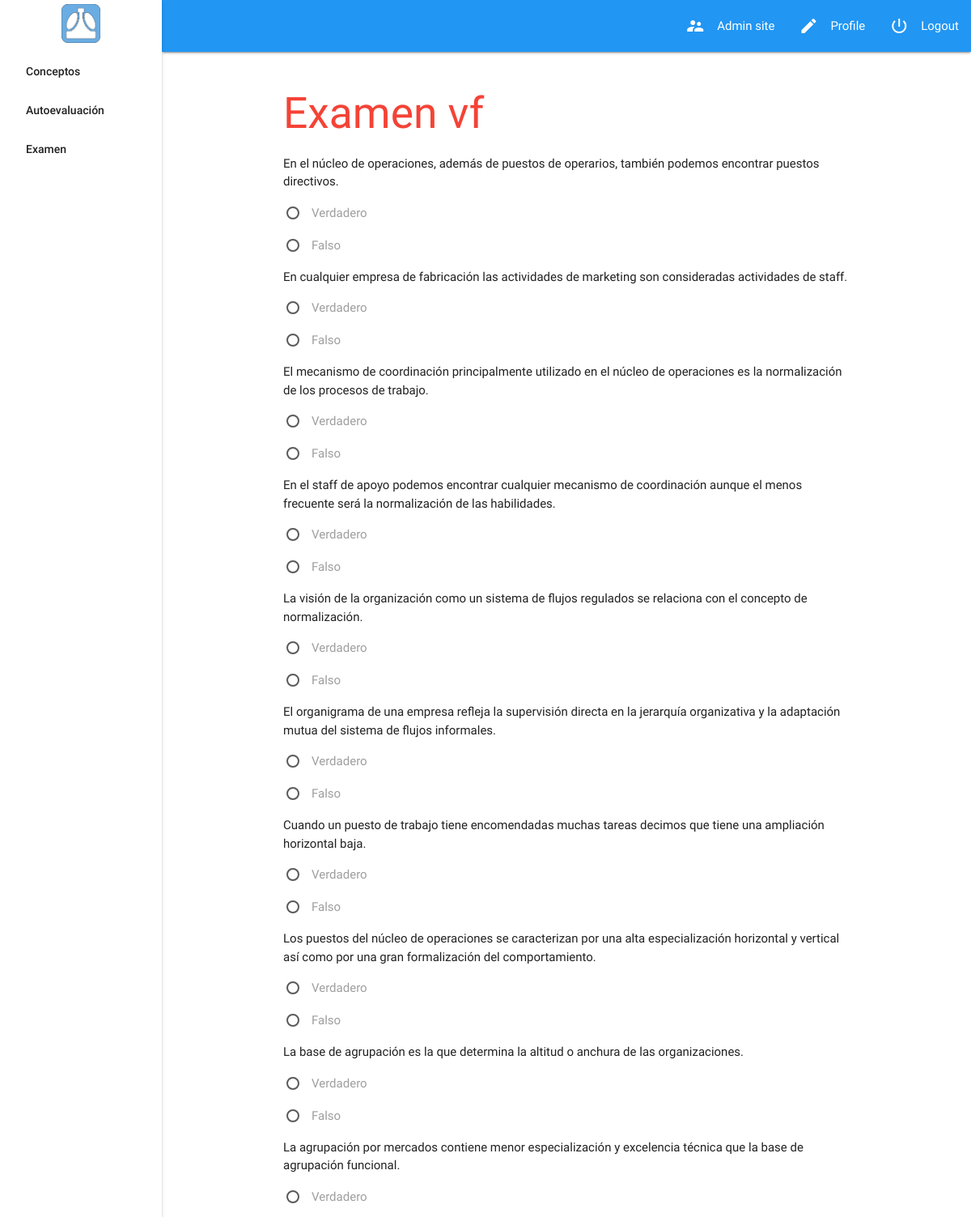
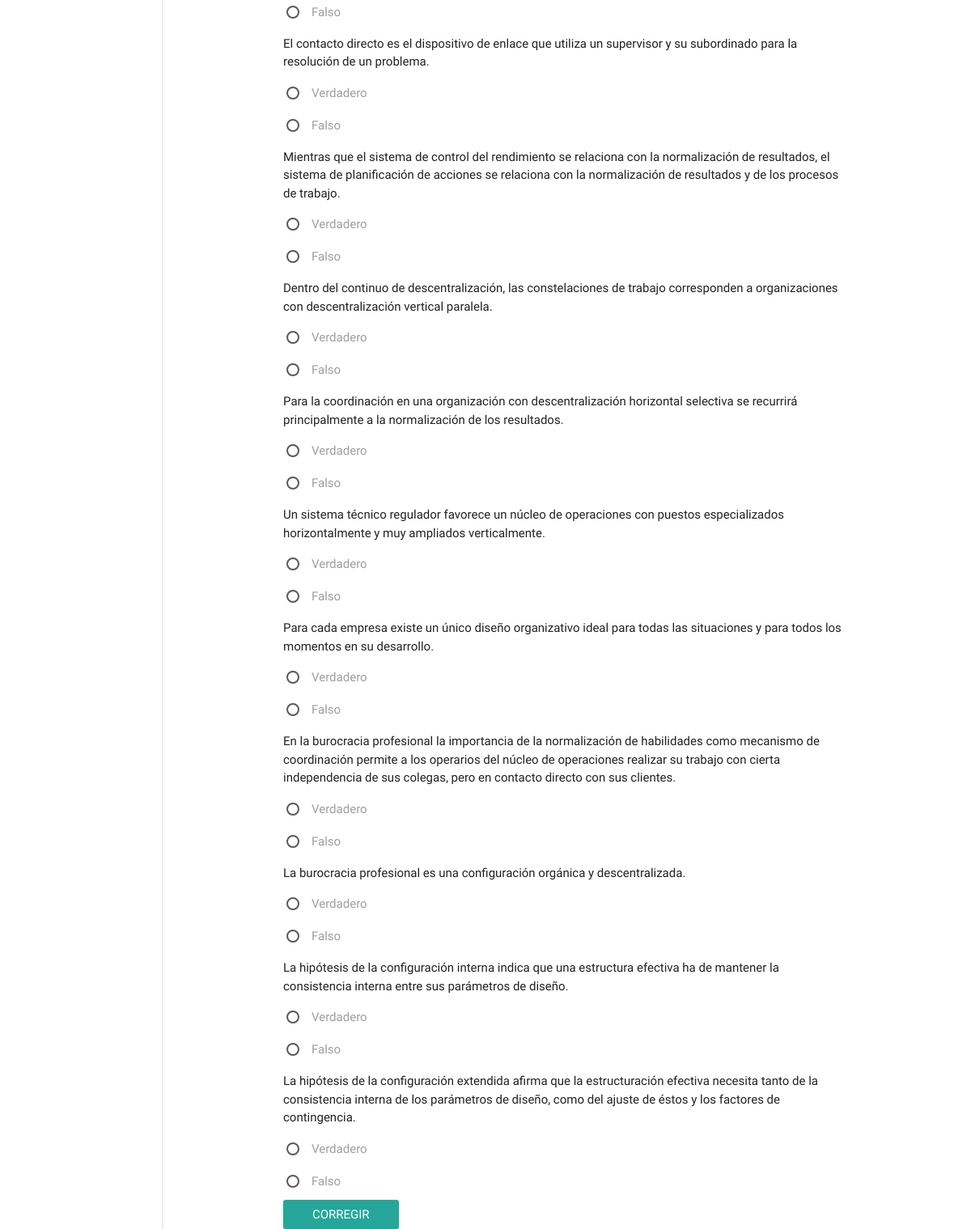
Screenshot of /question/vf/exam (signed in) with the database file from the repository (2 pictures, top to bottom).
### datareader/models.py (models this page shows, shortened)
class Question(models.Model):
    name = models.CharField(max_length=300)
    answer = models.CharField(max_length=300)
    options = models.CharField(max_length=300)
    reason = models.CharField(max_length=300)
    topic = models.ForeignKey(Topic, null=False, on_delete=models.CASCADE)
    type_choices = (("vf","verdadero falso"),("opm","opcion multiple"))
    type = models.CharField(
        max_length=2,
        choices=type_choices,
        default="vf"
    )

### question/views.py (the view)
# urls.py: url(r'vf/exam', views.exam_vf, name='exam_vf'),
@login_required()
def exam_vf(request):
    exam = {}
    if request.method == 'POST':
        context = validate_exam_form(request)
        return render(request, 'question/exam_vf.html', context)
    else:
        exam = generate_exam('vf')
        return render(request, 'question/exam_vf.html', {"exam":exam})

### question/views.py (called while the page is built)
def generate_exam(exam_type = 'vf'):
    question_list = Question.objects.filter(type=exam_type)
    topic_list = Topic.objects.all()
    topic_obj = {}
    exam = []
    for topic in topic_list:
        questions_topic = question_list.filter(topic = topic)
        if(len(list(questions_topic)) > 0 and topic.name!="Introducción"):
            topic_obj[topic.name] = questions_topic.order_by('?')[:2]
            exam.append({
                "topic": topic.name,
                "questions": list(questions_topic.order_by('?')[:2]),
            })
    return exam

### templates/question/exam_vf.html (shortened to what this page needs)
    {% extends 'index.html' %}
    {% block content %}
    {% if exam %}
    <h2 class="red-text">Examen vf</h2>
    <form action="{% url 'exam_vf' %}" method="post" class="iorg-form">{% csrf_token %}
    {% for items in exam %}
        {% with forloop.counter as i %}
         {% for question in items.questions %}
            <p>{{ question.name }}</p>
             <p>
                <label for="option-v-{{ question.id }}" >Verdadero</label>
             </p>
             <p>
                <label for="option-f-{{ question.id }}" >Falso</label>
             </p>
        {% endfor %}
        {% endwith %}
    {% endfor %}
        <input class="waves-effect waves-light btn" type="submit" value="Corregir">
    </form>
    {% endif %}
    {% endblock content %}

### static/css/style.css (style rules this page uses)
*, *:after, *:before { box-sizing: border-box; }

### rows the page displays
Question: name "En el núcleo de operaciones, además de puestos de operarios, también podemos encontrar puestos directivos."
Question: name "En cualquier empresa de fabricación las actividades de marketing son consideradas actividades de staff."
Question: name "El mecanismo de coordinación principalmente utilizado en el núcleo de operaciones es la normalización de los procesos de trabajo."
Question: name "En el staff de apoyo podemos encontrar cualquier mecanismo de coordinación aunque el menos frecuente será la normalización de las habilidades."
Question: name "La visión de la organización como un sistema de flujos regulados se relaciona con el concepto de normalización."
Question: name "El organigrama de una empresa refleja la supervisión directa en la jerarquía organizativa y la adaptación mutua del sistema de flujos informales."
Question: name "Cuando un puesto de trabajo tiene encomendadas muchas tareas decimos que tiene una ampliación horizontal baja."
Question: name "Los puestos del núcleo de operaciones se caracterizan por una alta especialización horizontal y vertical así como por una gran formalización del comportamiento."
Question: name "La base de agrupación es la que determina la altitud o anchura de las organizaciones."
Question: name "La agrupación por mercados contiene menor especialización y excelencia técnica que la base de agrupación funcional."
Question: name "El contacto directo es el dispositivo de enlace que utiliza un supervisor y su subordinado para la resolución de un problema."
Question: name "Mientras que el sistema de control del rendimiento se relaciona con la normalización de resultados, el sistema de planificación de acciones se relaciona con la normalización de resultados y de los procesos de trabajo."
Question: name "Dentro del continuo de descentralización, las constelaciones de trabajo corresponden a organizaciones con descentralización vertical paralela."
Question: name "Para la coordinación en una organización con descentralización horizontal selectiva se recurrirá principalmente a la normalización de los resultados."
Question: name "Un sistema técnico regulador favorece un núcleo de operaciones con puestos especializados horizontalmente y muy ampliados verticalmente."
Question: name "Para cada empresa existe un único diseño organizativo ideal para todas las situaciones y para todos los momentos en su desarrollo."
Question: name "En la burocracia profesional la importancia de la normalización de habilidades como mecanismo de coordinación permite a los operarios del núcleo de operaciones realizar su trabajo con cierta independencia de sus colegas, pero en contacto directo con sus clientes."
Question: name "La burocracia profesional es una configuración orgánica y descentralizada."
Question: name "La hipótesis de la configuración interna indica que una estructura efectiva ha de mantener la consistencia interna entre sus parámetros de diseño."
Question: name "La hipótesis de la configuración extendida afirma que la estructuración efectiva necesita tanto de la consistencia interna de los parámetros de diseño, como del ajuste de éstos y los factores de contingencia."
